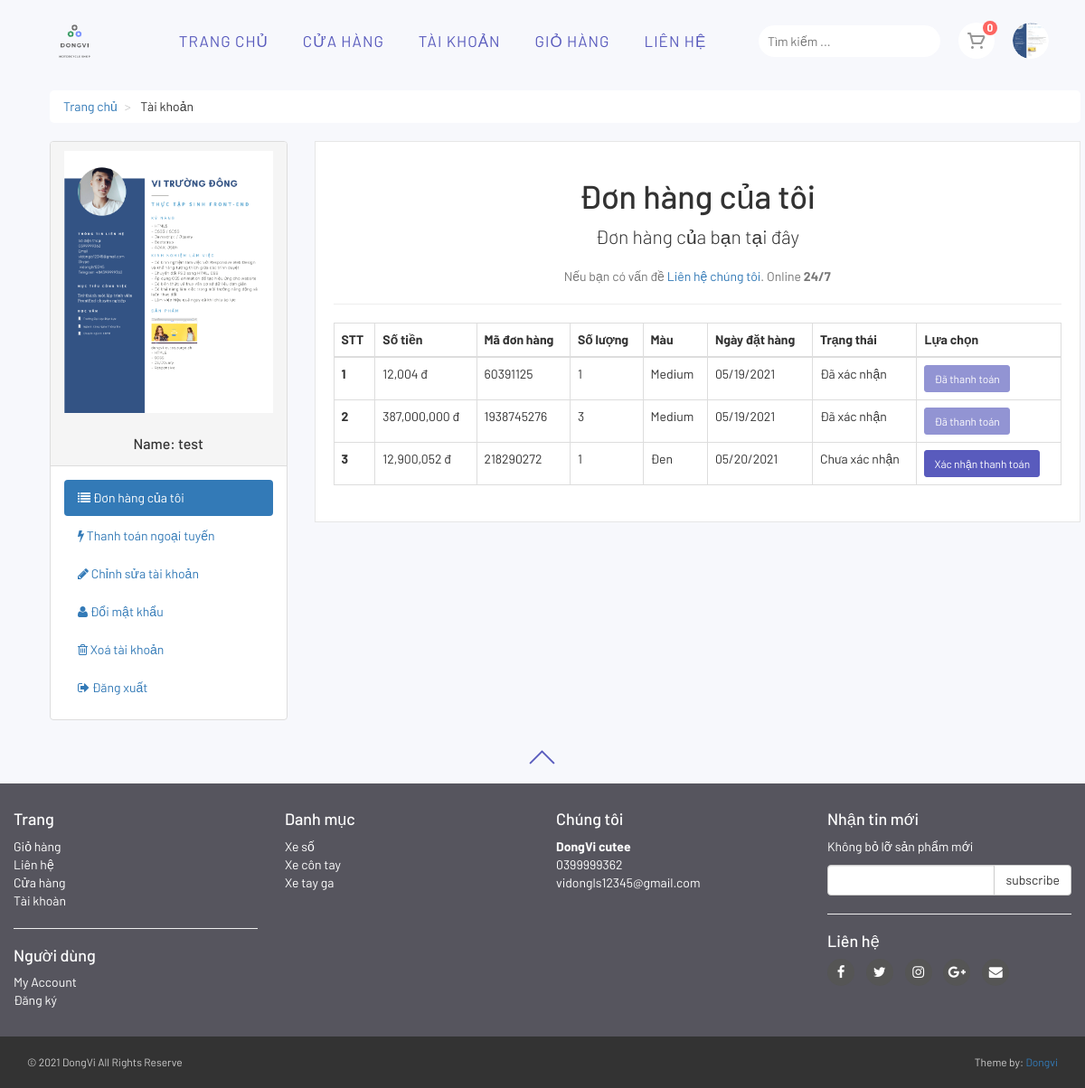
Before: /customer/my_account.php?my_orders (signed in) with the older database file.
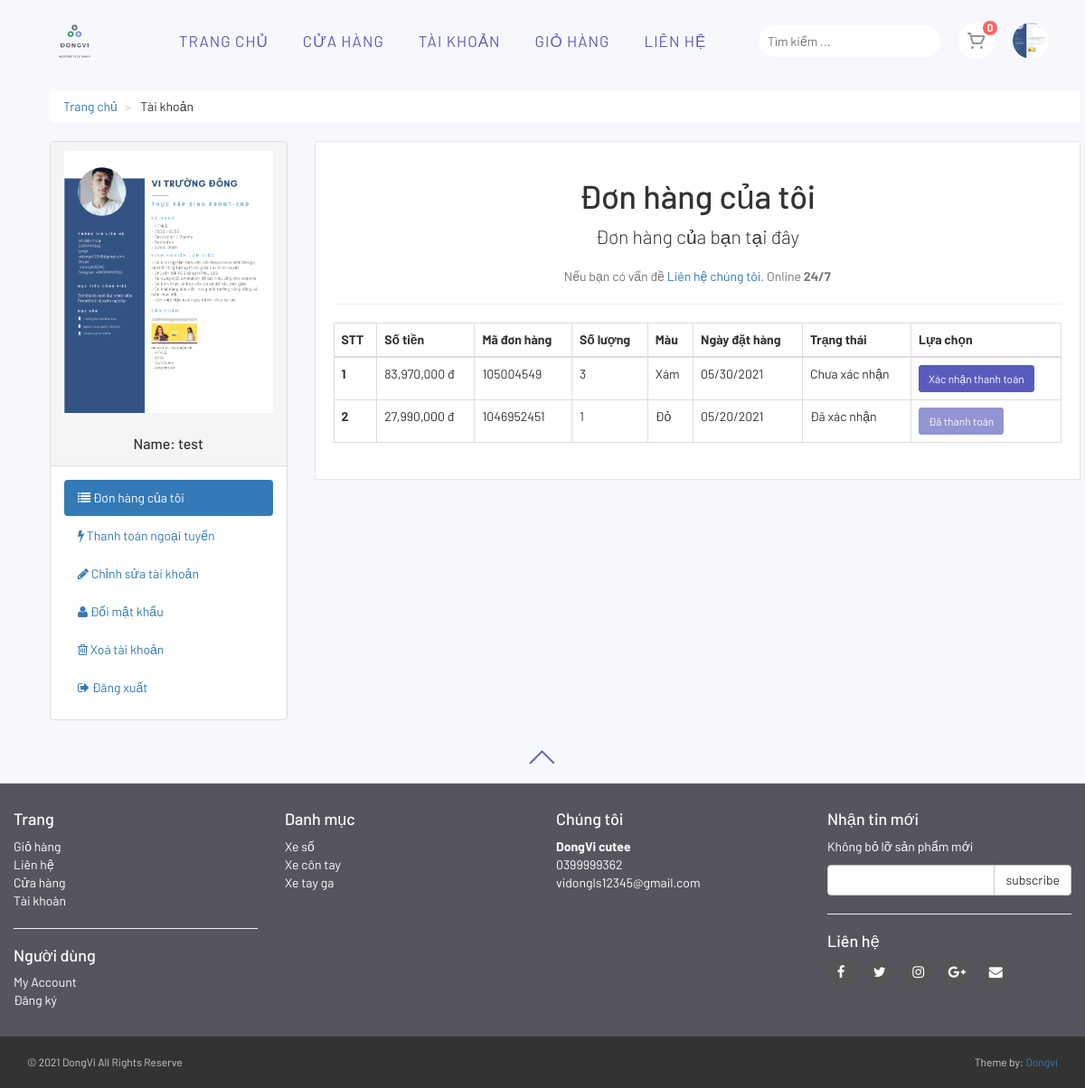
After: the same page with the newer database file.
### tables this page shows
CREATE TABLE `customer_orders` (
  `order_id` int(10) NOT NULL,
  `customer_id` int(10) NOT NULL,
  `due_amount` int(100) NOT NULL,
  `invoice_no` int(100) NOT NULL,
  `qty` int(10) NOT NULL,
  `color` text NOT NULL,
  `order_date` date NOT NULL,
  `order_status` text NOT NULL
);

CREATE TABLE `product_categories` (
  `p_cat_id` int(10) NOT NULL,
  `p_cat_title` text NOT NULL,
  `p_cat_desc` text NOT NULL
);

### customer/my_orders.php (the view, shortened to what the changed rows need)
<center>
    <h1> Đơn hàng của tôi </h1>
</center>
<div class="table-responsive">
    <table class="table table-bordered table-hover">
        <thead>
            <tr>
                <th>STT</th>
                <th>Số tiền</th>
                <th>Mã đơn hàng</th>
                <th>Số lượng</th>
                <th>Màu</th>
                <th>Ngày đặt hàng</th>
                <th>Trạng thái</th>
                <th>Lựa chọn</th>
            </tr>
        </thead>
        <tbody>
            <?php
            $customer_session = $_SESSION['customer_email'];
            $get_customer = "select * from customers where customer_email='$customer_session'";
            $run_customer = mysqli_query($con,$get_customer);
            $row_customer = mysqli_fetch_array($run_customer);
            $customer_id = $row_customer['customer_id'];
            $get_orders = "select * from customer_orders where customer_id='$customer_id'";
            $run_orders = mysqli_query($con,$get_orders);
            $i = 0;
            while($row_orders = mysqli_fetch_array($run_orders)){
                $order_id = $row_orders['order_id'];
                $due_amount = $row_orders['due_amount'];
                $invoice_no = $row_orders['invoice_no'];
                $qty = $row_orders['qty'];
                $color = $row_orders['color'];
                $order_date = substr($row_orders['order_date'],0,11);
                $order_status = $row_orders['order_status'];
                $i++;
            ?>
            <tr>
                <th> <?php echo $i; ?> </th>
                <td> <?php echo number_format( $due_amount).""; ?> đ</td>
                <td> <?php echo $invoice_no; ?> </td>
                <td> <?php echo $qty; ?> </td>
                <td> <?php echo $color; ?> </td>
                <td> <?php $date=date_create($order_date); echo date_format($date,"m/d/Y");  ?> </td>
                <td>
                <?php
                if($order_status=='Complete'){
                    echo 'Đã xác nhận';
                }else{
                    echo 'Chưa xác nhận';
                }
                ?>
                 </td>
                <td>
                <?php
                    if($order_status == 'Complete'){
                        echo " <a href='#' target='_blank' class='btn btn-primary btn-sm disabled'>Đã thanh toán </a>";
                    }
                    else{
                     echo " <a href='confirm.php?order_id=$order_id' target='_blank' class='btn btn-primary btn-sm'> Xác nhận thanh toán </a>";
                    }
                   ?>
                </td>
            </tr>
            <?php } ?>
        </tbody>
    </table>
</div>

### customer/includes/footer.php (shortened to what the changed rows need)
<div id="footer">
    <div class="container">
        <div class="row">
            <div class="com-sm-6 col-md-3">
                <ul>
                    <?php
                        $get_p_cats = "select * from product_categories";
                        $run_p_cats = mysqli_query($con,$get_p_cats);
                        while($row_p_cats=mysqli_fetch_array($run_p_cats)){
                            $p_cat_id = $row_p_cats['p_cat_id'];
                            $p_cat_title = $row_p_cats['p_cat_title'];
                            echo "
                                <li>
                                    <a href='shop.php?p_cat=$p_cat_id'>
                                        $p_cat_title
                                    </a>
                                </li>
                            ";
                        }
                    ?>
                </ul>
            </div>
        </div>
    </div>
</div>

Changed rows visible on the page:
removed customer_orders: due_amount "12,004", invoice_no "60391125", qty "1", color "Medium", order_date "05/19/2021", order_status "Đã xác nhận"
removed customer_orders: due_amount "387,000,000", invoice_no "1938745276", qty "3", color "Medium", order_date "05/19/2021", order_status "Đã xác nhận"
removed customer_orders: due_amount "12,900,052", invoice_no "218290272", qty "1", color "Đen", order_date "05/20/2021", order_status "Chưa xác nhận"
added customer_orders: due_amount "83,970,000", invoice_no "105004549", qty "3", color "Xám", order_date "05/30/2021", order_status "Chưa xác nhận"
added customer_orders: due_amount "27,990,000", invoice_no "1046952451", qty "1", color "Đỏ", order_date "05/20/2021", order_status "Đã xác nhận"
